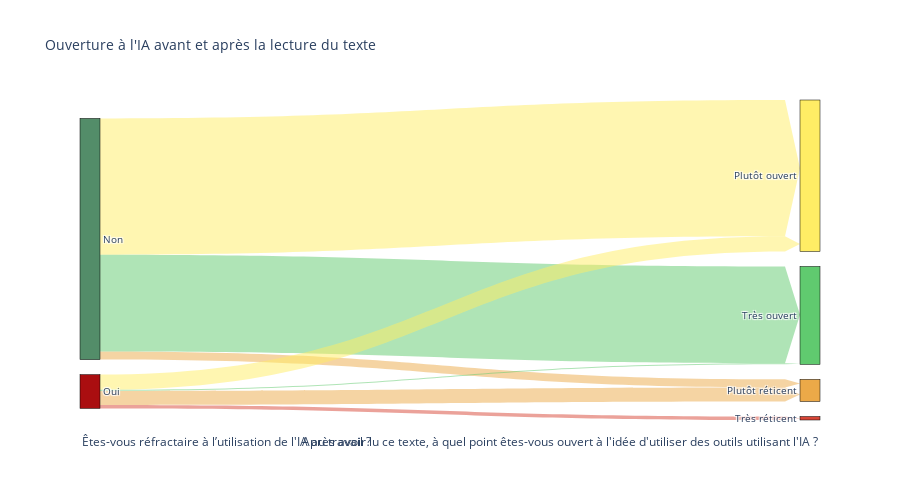

Source (notebook cell):
### Markdown cell above
## ✅ 4. Réfractaire avant / après le texte explicatif

### Code cell
# compare Yes, No from Resistance with openess_to_ai_after_text

df_before_after = df_survey[['Resistance', 'Openness']].copy()

# Count the occurrences of each flow
flow_counts = df_before_after.groupby(['Resistance', 'Openness']).size().reset_index(name='count')

# Define the nodes and links for the Sankey diagram
labels = list(pd.concat([df_before_after['Resistance'], df_before_after['Openness']]).unique())

source = flow_counts['Resistance'].apply(lambda x: labels.index(x)).tolist()
target = flow_counts['Openness'].apply(lambda x: labels.index(x)).tolist()
value = flow_counts['count'].tolist()

# Define colors for each label based on specific criteria
colors = [
    '#60CA6F' if label == 'Très ouvert' else
    '#FFED65' if label == 'Plutôt ouvert' else
    '#ECA948' if label == 'Plutôt réticent' else
    '#D84637' if label == 'Très réticent' else
    '#AA0E10' if 'Oui' in label else
    '#538D69' for label in labels
]

# Create a dictionary to map labels to colors with added transparency
label_to_color_rgba = {
    label: f"rgba({int(color[1:3], 16)}, {int(color[3:5], 16)}, {int(color[5:7], 16)}, 0.5)"
    for label, color in zip(labels, colors)
}

# Generate a color scale for the links based on the target node's color with transparency
link_colors_rgba = [label_to_color_rgba[labels[t]] for t in target]

# Create the Sankey diagram
fig = go.Figure(data=[go.Sankey(
    node=dict(
        pad=15,
        thickness=20,
        line=dict(color="black", width=0.5),
        label=labels,
        color=colors
    ),
    link=dict(
        source=source,
        target=target,
        value=value,
        color=link_colors_rgba,
        arrowlen=15
    )
)], layout=go.Layout(
    height=500,
    font=dict(size=10),
    title='Ouverture à l\'IA avant et après la lecture du texte',
))

# Add annotations for the question names
fig.update_layout(
    annotations=[
        dict(
            x=0,
            y=-0.1,
            xref='paper',
            yref='paper',
            text="Êtes-vous réfractaire à l’utilisation de l'IA au travail ?",
            showarrow=False,
            font=dict(size=12)
        ),
        dict(
            x=1,
            y=-0.1,
            xref='paper',
            yref='paper',
            text="Après avoir lu ce texte, à quel point êtes-vous ouvert à l'idée d'utiliser des outils utilisant l'IA ?",
            showarrow=False,
            font=dict(size=12)
        )
    ]
)


fig.show()

### Figure 1 — Plotly figure (JSON) as saved in the notebook; plotly's stock layout.template omitted (floating-point values rounded to 4 significant figures)
{"data": [{"link": {"arrowlen": 15, "color": ["rgba(255, 237, 101, 0.5)", "rgba(236, 169, 72, 0.5)", "rgba(96, 202, 111, 0.5)", "rgba(255, 237, 101, 0.5)", "rgba(236, 169, 72, 0.5)", "rgba(96, 202, 111, 0.5)", "rgba(216, 70, 55, 0.5)"], "source": [0, 0, 0, 1, 1, 1, 1], "target": [3, 4, 2, 3, 4, 2, 5], "value": [117, 7, 83, 13, 12, 1, 3]}, "node": {"color": ["#538D69", "#AA0E10", "#60CA6F", "#FFED65", "#ECA948", "#D84637"], "label": ["Non", "Oui", "Très ouvert", "Plutôt ouvert", "Plutôt réticent", "Très réticent"], "line": {"color": "black", "width": 0.5}, "pad": 15, "thickness": 20}, "type": "sankey"}], "layout": {"annotations": [{"font": {"size": 12}, "showarrow": false, "text": "Êtes-vous réfractaire à l’utilisation de l'IA au travail ?", "x": 0, "xref": "paper", "y": -0.1, "yref": "paper"}, {"font": {"size": 12}, "showarrow": false, "text": "Après avoir lu ce texte, à quel point êtes-vous ouvert à l'idée d'utiliser des outils utilisant l'IA ?", "x": 1, "xref": "paper", "y": -0.1, "yref": "paper"}], "font": {"size": 10}, "height": 500, "title": {"text": "Ouverture à l'IA avant et après la lecture du texte"}}}
